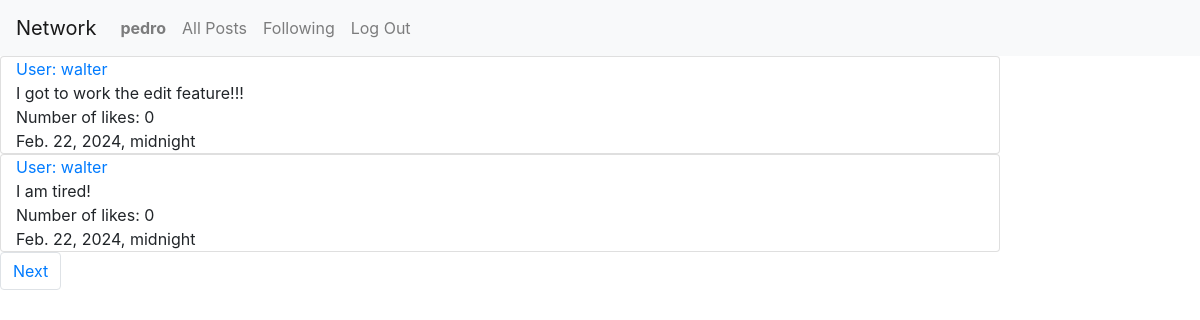
The app's page /following (signed in) with its own data.
### network/models.py (models this page shows, shortened)
class User(AbstractUser):
    pass
    def __str__(self):
        return self.username

class Post(models.Model):
    user = models.ForeignKey(User, on_delete=models.CASCADE, blank=True, null=True, related_name="poster")
    post = models.CharField(max_length=64)
    date = models.DateTimeField()
    likes = models.IntegerField(default=1)

### network/views.py (the view)
# urls.py: path("following", views.following, name="following"),
def following(request):
    if request.user.is_authenticated:
        followUsers = Follow.objects.filter(user=request.user.id)
        posts = Post.objects.all().order_by('-date')
        postPrint = []
        for user in followUsers:
            for post in posts:
                if user.user_follower == post.user:
                    postPrint.append(post)
        paginator = Paginator(postPrint, 2) #show 2 posts per page
        page_number = request.GET.get('page')
        page_obj = paginator.get_page(page_number)
        return render(request, "network/following.html", {
            "followUsers": followUsers,
            "posts": posts,
            "page_obj": page_obj,
        })
    else:
        return render(request, "network/index.html")

### network/templates/network/following.html (shortened to what this page needs)
{% extends "network/layout.html" %}
{% block body %}
{% if user.is_authenticated %}
<div class="mb-3">
        {% for post in page_obj %}
            <div class="card col-10">
                <div><a id="users" class="" href="{% url 'profile' user_id=post.user.id %}"> User: {{ post.user }}</a></div>
                <div>{{ post.post }}</div>
                <div>Number of likes: {{post.likes}}</div>
                <div>{{ post.date }}</div>
            </div>
        {% endfor %}
    <div>
        <nav aria-label="Page navigation example">
            <ul class="pagination">
                {% if page_obj.has_next %}
                <li class="page-item"><a class="page-link" href="?page={{ page_obj.next_page_number }}">Next</a></li>
                {% endif %}
            </ul>
          </nav>
    </div>
</div>
{% endif %}
{% endblock %}

### network/templates/network/layout.html (shortened to what this page needs)
{% load static %}
<!DOCTYPE html>
<html lang="en">
    <head>
        <link rel="stylesheet" href="https://stackpath.bootstrapcdn.com/bootstrap/4.4.1/css/bootstrap.min.css">
        <link href="{% static 'network/styles.css' %}" rel="stylesheet">
    </head>
    <body>
        <nav class="navbar navbar-expand-lg navbar-light bg-light">
            <a class="navbar-brand" href="#">Network</a>
            <div>
              <ul class="navbar-nav mr-auto">
                {% if user.is_authenticated %}
                    <li class="nav-item">
                        <a id="profile" class="nav-link" href="{% url 'profile' user_id=user.id %}"><strong>{{ user.username }}</strong></a>
                    </li>
                {% endif %}
                <li class="nav-item">
                  <a class="nav-link" href="{% url 'index' %}">All Posts</a>
                </li>
                {% if user.is_authenticated %}
                    <li class="nav-item">
                        <a class="nav-link" href="{% url 'following' %}">Following</a>
                    </li>
                    <li class="nav-item">
                        <a class="nav-link" href="{% url 'logout' %}">Log Out</a>
                    </li>
                {% endif %}
              </ul>
            </div>
          </nav>
        <div class="body">
            {% block body %}
            {% endblock %}
        </div>
    </body>
</html>

### records on screen
User: username "pedro"
Post: user "walter", post "I got to work the edit feature!!!", likes "0", date "Feb. 22, 2024, midnight"
Post: user "walter", post "I am tired!", likes "0", date "Feb. 22, 2024, midnight"
